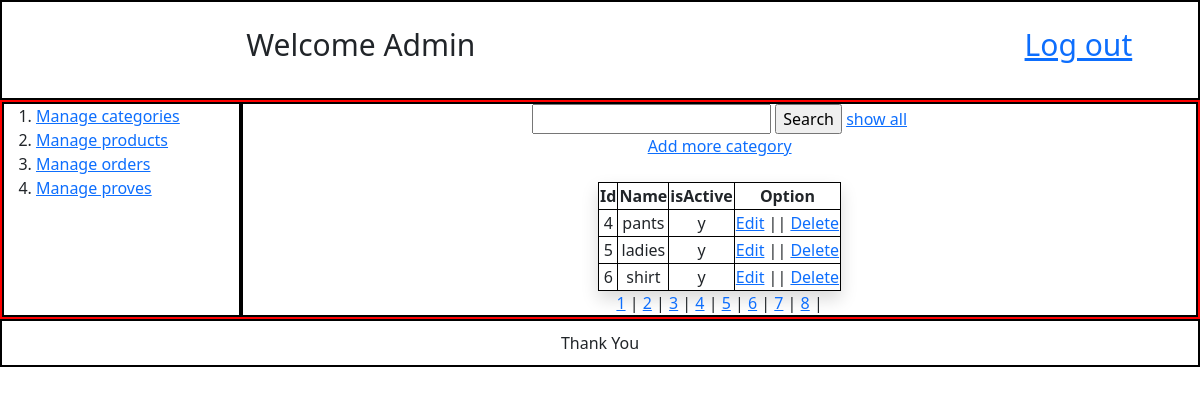
Screenshot of /admin/2_category/1_category.php (signed in) with the database file from the repository.
### tables this page shows
CREATE TABLE `category` (
  `id` int(11) NOT NULL,
  `name` varchar(50) NOT NULL,
  `is_active` enum('y','n') NOT NULL DEFAULT 'y'
);

### admin/2_category/1_category.php (the view, shortened to what this page needs)
<?php
    require("../include/header.php");
    require("../include/nav.php");
    require("../1_log/db.php");
    $where = "";
    $srch = "";
    $sql = "SELECT * FROM `category` $where";
    $res = mysqli_query($con, $sql) or die(mysqli_error($con));
    $total = mysqli_num_rows($res);
    $start = 0;
    $limit = 3;
    $page = ceil($total/$limit);
    print "<form action='1_category.php?title=Category Page' method='post'>
            <input type='text' name='srch'>
            <input type='submit' value='Search'>
            <a href='1_category.php?title=Category Page'>show all</a>
            </form>";
    $sql = "SELECT * from `category` $where LIMIT $start,$limit";
    $res = mysqli_query($con, $sql);
    print "<a href='2_add_cat.php?title=Add category page'>Add more category</a><br><br>";
    print "<table class='mx-auto shadow' border='1' align='center' style=' border: 1px solid black;border-collapse: collapse;'>
		<tr style=' border: 1px solid black;'>
			<th style=' border: 1px solid black;'>Id</th>
			<th style=' border: 1px solid black;'>Name</th>
			<th style=' border: 1px solid black;'>isActive</th>
			<th style=' border: 1px solid black;'>Option</th>
		</tr>";
        while($row= mysqli_fetch_assoc($res))
    {
        print "
            <tr style=' border: 1px solid black;'>
                <td style=' border: 1px solid black;'>$row[id]</td>
                <td style=' border: 1px solid black;'>$row[name]</td>
                <td style=' border: 1px solid black;'>$row[is_active]</td>
                <td style=' border: 1px solid black;'>
                <a href='5_edit_cat.php?id=$row[id]&title=Editing category page&nm=$row[name]'>Edit</a>  ||
                <a href='#' onclick='confirmDel(\"4_del_cat.php?id=$row[id]\")'>Delete</a>
                </td>
            </tr>";
    }
    print "</table>";
    print "<div>";
    for($i=1;$i<=$page;$i++){
        echo "<a href='1_category.php?p=$i&srch=$srch'>$i</a> | ";
    }
    print "</div>";
?>
<?php
        require("../include/footer.php");
?>

### admin/include/template.css (style rules this page uses)
* { box-sizing: border-box; }
body { margin: 0; padding: 0%; }

### rows the page displays
category: id "4", name "pants", is_active "y"
category: id "5", name "ladies", is_active "y"
category: id "6", name "shirt", is_active "y"
